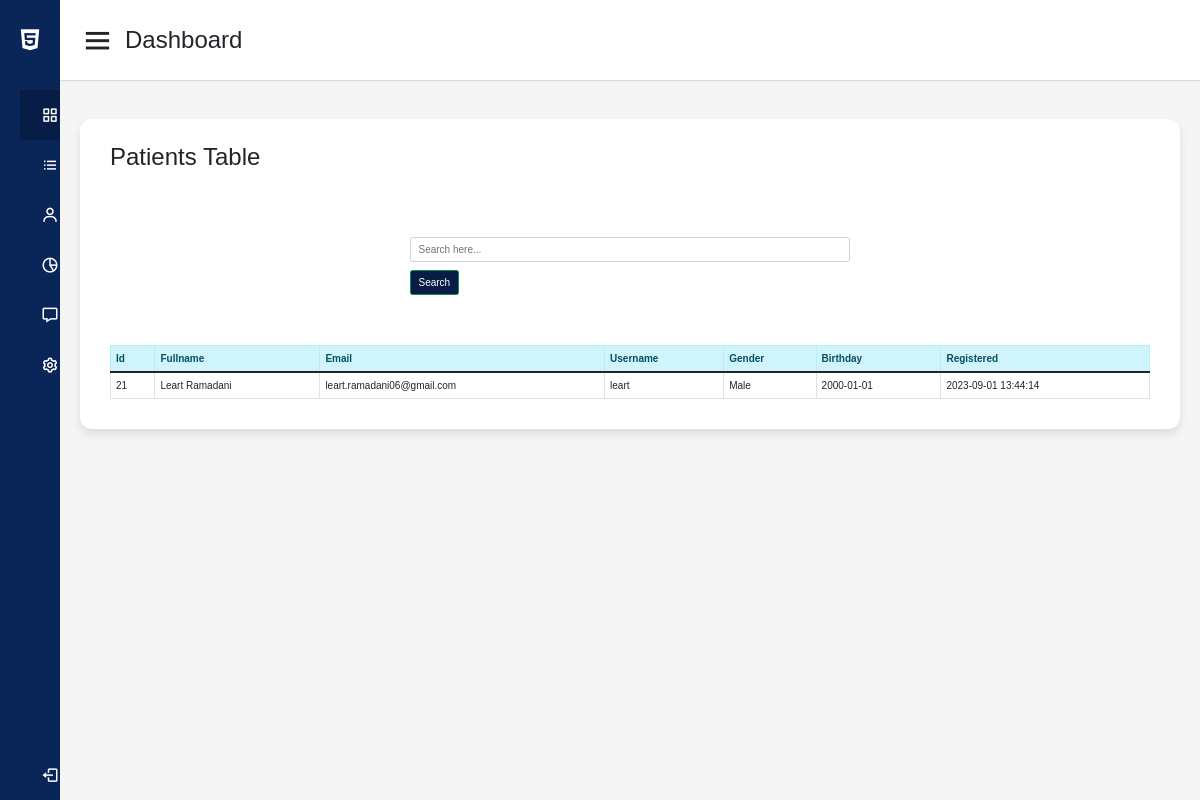
Page /php/searchAdmin.php on the earlier database version.
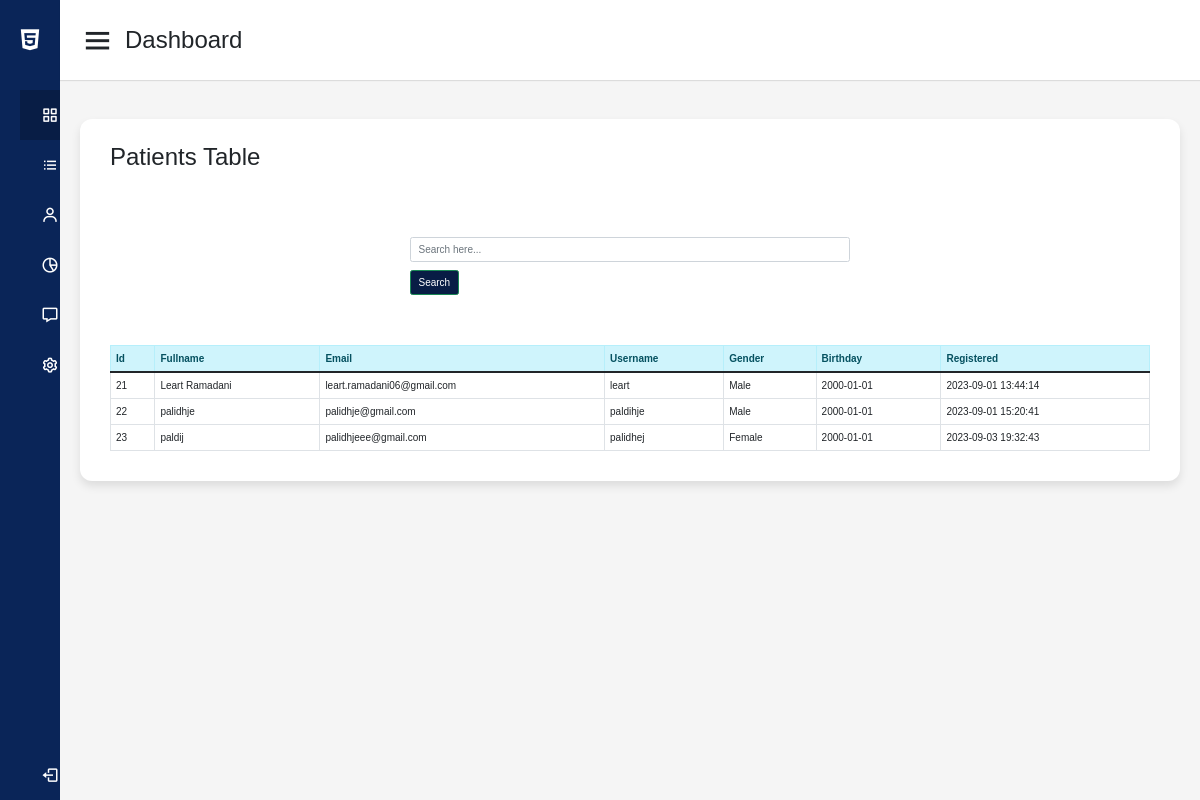
Same page on the later database version.
### tables this page shows
CREATE TABLE `users` (
  `id` int(11) NOT NULL,
  `userType` int(11) NOT NULL,
  `fullName` varchar(100) NOT NULL,
  `gender` varchar(15) NOT NULL,
  `birthday` date NOT NULL,
  `email` varchar(100) NOT NULL,
  `phone` varchar(20) NOT NULL,
  `state` int(11) NOT NULL,
  `city` int(11) NOT NULL,
  `username` varchar(100) NOT NULL,
  `password` varchar(225) NOT NULL,
  `registered` datetime NOT NULL DEFAULT current_timestamp(),
  `verification_code` int(6) NOT NULL,
  `verified` tinyint(1) NOT NULL
);

### php/searchAdminDashboard.php (the view)
<?php
	require '../config.php';
	if(ISSET($_POST['search'])){
?>
	<table class="table table-bordered">
		<thead class="alert-info">
			<tr>
            <th>Id</th>
				<th>Fullname</th>
				<th>Email</th>
				<th>Username</th>
                <th>Gender</th>
                <th>Birthday</th>
                <th>Registered</th>
                <th>City</th>
			</tr>
		</thead>
		<tbody>
			<?php
				$keyword = $_POST['keyword'];
				$query = $con->prepare("SELECT * FROM `users` WHERE `fullName` LIKE '%$keyword%'");
				$query->execute();
				while($row = $query->fetch()){
			?>
			<tr>
            <td><?php echo $row['id']?></td>
				<td><?php echo $row['fullName']?></td>
				<td><?php echo $row['email']?></td>
				<td><?php echo $row['username']?></td>
                <td><?php echo $row['gender']?></td>
                <td><?php echo $row['birthday']?></td>
                <td><?php echo $row['registered']?></td>
			</tr>
			<?php
				}
			?>
		</tbody>
	</table>
<?php
	}else{
?>
	<table class="table table-bordered">
		<thead class="alert-info">
		  <tr>
            <th>Id</th>
				<th>Fullname</th>
				<th>Email</th>
				<th>Username</th>
				<th>Gender</th>
                <th>Birthday</th>
                <th>Registered</th>
			</tr>
		</thead>
		<tbody>
			<?php
				$query = $con->prepare("SELECT * FROM `users`");
				$query->execute();
				while($row = $query->fetch()){
			?>
			<tr>
                <td><?php echo $row['id']?></td>
				<td><?php echo $row['fullName']?></td>
				<td><?php echo $row['email']?></td>
				<td><?php echo $row['username']?></td>
                <td><?php echo $row['gender']?></td>
                <td><?php echo $row['birthday']?></td>
                <td><?php echo $row['registered']?></td>
			</tr>
			<?php
				}
			?>
		</tbody>
	</table>
<?php
	}
?>

### php/searchAdmin.php (shortened to what this page needs)
<!DOCTYPE html>
<html lang="en" dir="ltr">
  <head>
    <link rel="stylesheet" href="../css/style.css">
    <link href="https://cdn.jsdelivr.net/npm/bootstrap@5.1.3/dist/css/bootstrap.min.css" rel="stylesheet">
    <link href='https://unpkg.com/boxicons@2.0.7/css/boxicons.min.css' rel='stylesheet'>
   </head>
<body>
  <div class="sidebar">
    <div class="logo-details">
      <i class='bx bxl-html5'></i>
      <span class="logo_name">Admin</span>
    </div>
    <ul class="nav-links">
        <li>
          <a href="adminDashboard.php" class="active">
            <i class='bx bx-grid-alt' ></i>
            <span class="links_name">Users</span>
          </a>
        </li>
        <li>
          <a href="">
            <i class='bx bx-list-ul' ></i>
            <span class="links_name">Test</span>
          </a>
        </li>
        <li>
        <a href="">
            <i class='bx bx-user' ></i>
            <span class="links_name">Test</span>
          </a>
        </li>
          <li>
          <a href="">
            <i class='bx bx-pie-chart-alt-2' ></i>
            <span class="links_name">Test</span>
          </a>
        </li>
        <li>
        <a href="">
            <i class='bx bx-message' ></i>
            <span class="links_name">Test</span>
          </a>
        </li>
        <li>
          <a href="#">
            <i class='bx bx-cog' ></i>
            <span class="links_name">Test</span>
          </a>
        </li>
        <li class="log_out">
          <a href="index.html">
            <i class='bx bx-log-out'></i>
            <span class="links_name">Log out</span>
          </a>
        </li>
      </ul>
  </div>
  <section class="home-section">
    <nav>
      <div class="sidebar-button">
        <i class='bx bx-menu sidebarBtn'></i>
        <span class="dashboard">Dashboard</span>
      </div>
    </nav>
    <div >
      <table>
        <th>
          <td>edonis</td>
          <td>bislimi</td>
          <td>17</td>
        </th>
      </table>
    </div>
  <div class="home-content">
      <div class="sales-boxes">
        <div class="recent-sales box">
          <div class="title">Patients Table</div>
	<div class="col-md-12 well">
		<div class="col-md-12">
			<form method="POST" action="">
				<div class="form-inline">
					<input type="text" class="form-control" name="keyword" placeholder="Search here..." required="required"/>
					<button class="btn btn-success" name="search" id="submitMedicalH">Search</button>
				</div>
			</form>
			<br /><br />
			<?php include'searchAdminDashboard.php'?>
		</div>
    </div>
  </section>
</body>
</html>

### css/style.css (style rules this page uses)
:root { --battleship-gray: hsl(0, 0%, 53%); --viridian-green: hsl(180, 98%, 31%); --silver-chalice: hsl(0, 0%, 69%); --mikado-yellow: hsl(47, 98%, 50%); --granite-gray: hsl(0, 0%, 40%); --independence: hsl(219, 20%, 32%); --spanish-gray: hsl(0, 0%, 61%); --oxford-blue: hsl(222, 46%, 17%); --black-coral: hsl(223, 8%, 44%); --eerie-black: hsl(210, 11%, 15%); --light-gray: hsl(0, 0%, 80%); --white-2: hsl(0, 0%, 98%); --white-1: hsl(0, 0%, 100%); --black: hsl(0, 0%, 0%); --jet: hsl(0, 0%, 20%); --ff-abril-fatface: 'Abril Fatface', cursive; --ff-comforter-brush: 'Comforter Brush', cursive; --ff-heebo: 'Heebo', sans-serif; --fs-1: 3.4rem; --fs-2: 3.2rem; --fs-3: 3rem; --fs-4: 2.4rem; --fs-5: 1.8rem; --fs-6: 1.7rem; --fs-7: 1.4rem; --fs-8: 1.2rem; --fw-400: 400; --fw-500: 500; --fw-600: 600; --fw-700: 700; --radius-6: 6px; --section-padding: 40px; --transition-1: 0.15s ease; --transition-2: 0.35s ease; --cubic-out: cubic-bezier(0.33, 0.85, 0.56, 1.02); }
*, *::before, *::after { margin: 0; padding: 0; box-sizing: border-box; }
li { list-style: none; }
a { text-decoration: none; }
a, img, span, input, button, ion-icon { display: block; }
input, button { border: none; background: none; font: inherit; }
button { cursor: pointer; }
input { width: 100%; }
html { font-family: var(--ff-heebo); font-size: 10px; scroll-behavior: smooth; }
body { background: var(--white-1); font-size: 1.6rem; }
.btn { background: var(--background, var(--white-1)); color: var(--color, var(--viridian-green)); font-weight: var(--fw-700); width: max-content; padding: 10px 25px; border: 2px solid var(--border-color, var(--white-1)); border-radius: var(--radius-6); }
@media (min-width: 575px) { :root { --fs-1: 5rem; --fs-3: 4rem; --fs-8: 1.4rem; } }
@media (min-width: 992px) { :root { --fs-2: 3.5rem; --fs-3: 4.4rem; --section-padding: 60px; } }
@media (min-width: 1200px) { :root { --fs-1: 6rem; } }
* { margin: 0; padding: 0; box-sizing: border-box; font-family: 'Poppins', sans-serif; }
.sidebar { position: fixed; height: 100%; width: 240px; background: #0A2558; transition: all 0.5s ease; }
.sidebar .logo-details { height: 80px; display: flex; align-items: center; }
.sidebar .logo-details i { font-size: 28px; font-weight: 500; color: #fff; min-width: 60px; text-align: center }
.sidebar .logo-details .logo_name { color: #fff; font-size: 24px; font-weight: 500; }
.sidebar .nav-links { margin-top: 10px; }
.sidebar .nav-links li { position: relative; list-style: none; height: 50px; }
.sidebar .nav-links li a { height: 100%; width: 100%; display: flex; align-items: center; text-decoration: none; transition: all 0.4s ease; }
.sidebar .nav-links li a.active { background: #081D45; }
.sidebar .nav-links li i { min-width: 60px; text-align: center; font-size: 18px; color: #fff; }
.sidebar .nav-links li a .links_name { color: #fff; font-size: 15px; font-weight: 400; white-space: nowrap; }
.sidebar .nav-links .log_out { position: absolute; bottom: 0; width: 100%; }
.home-section { position: relative; background: #f5f5f5; min-height: 100vh; width: calc(100% - 240px); left: 240px; transition: all 0.5s ease; }
.home-section nav { display: flex; justify-content: space-between; height: 80px; background: #fff; display: flex; align-items: center; position: fixed; width: calc(100% - 240px); left: 240px; z-index: 100; padding: 0 20px; box-shadow: 0 1px 1px rgba(0, 0, 0, 0.1); transition: all 0.5s ease; }
.home-section nav .sidebar-button { display: flex; align-items: center; font-size: 24px; font-weight: 500; }
nav .sidebar-button i { font-size: 35px; margin-right: 10px; }
.home-section .home-content { position: relative; padding-top: 104px; }
.home-content .sales-boxes { display: flex; justify-content: space-between; }
.home-content .sales-boxes .recent-sales { width: 100%; background: #fff; padding: 20px 30px; margin: 0 20px; border-radius: 12px; box-shadow: 0 5px 10px rgba(0, 0, 0, 0.1); }
.sales-boxes .box .title { font-size: 24px; font-weight: 500; }
@media (max-width: 1240px) { .sidebar { width: 60px; } }
@media (max-width: 1240px) { .home-section { width: calc(100% - 60px); left: 60px; } }
@media (max-width: 1240px) { .home-section nav { width: calc(100% - 60px); left: 60px; } }
form { max-width: 300px; margin: 10px auto; padding: 10px 20px; background:white; border-radius: 8px; margin-top: 5%; }
@media screen and (min-width: 480px) { form { max-width: 480px; } }
#submitMedicalH { margin-top: 2%; background-color: #081D45; }

Differences in the rows shown:
added users: id "22", fullName "palidhje", email "palidhje@gmail.com", username "paldihje", gender "Male", birthday "2000-01-01", registered "2023-09-01 15:20:41"
added users: id "23", fullName "paldij", email "palidhjeee@gmail.com", username "palidhej", gender "Female", birthday "2000-01-01", registered "2023-09-03 19:32:43"
